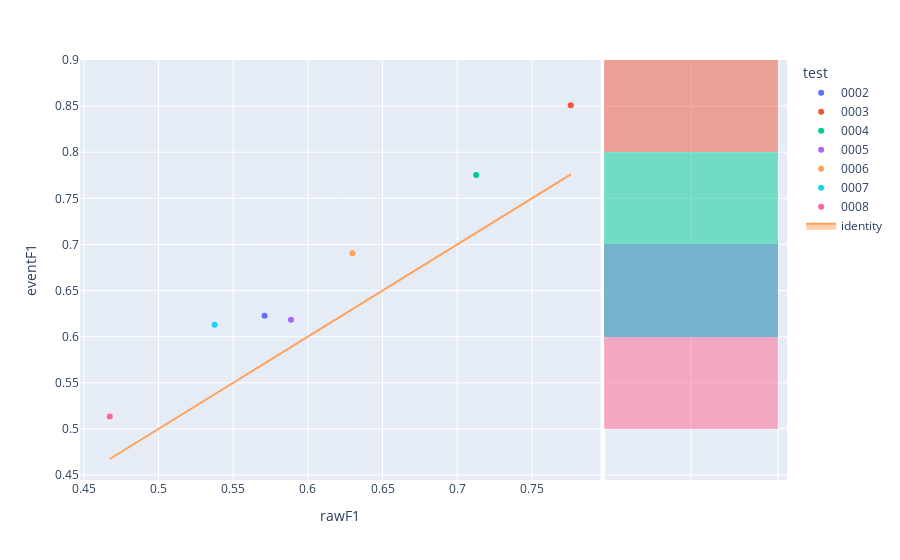

The notebook cell this image was saved under:
### Code cell
fig=px.scatter(experimentModels,x='rawF1',y='eventF1',color='test',hover_name='modelId', marginal_y="histogram")
fig.add_trace(
    go.Scatter(x=experimentModels['rawF1'], y=experimentModels['rawF1'], name="identity", mode='lines',fill="toself")
)
fig.show()

### Figure 1 — Plotly figure (JSON) as saved in the notebook; plotly's stock layout.template omitted (floating-point values rounded to 4 significant figures)
{"data": [{"hovertemplate": "<b>%{hovertext}</b><br><br>test=0002<br>rawF1=%{x}<br>eventF1=%{y}<extra></extra>", "hovertext": ["9e8c92c9-d012-4e46-a60f-74540df5103d"], "legendgroup": "0002", "marker": {"color": "#636efa", "symbol": "circle"}, "mode": "markers", "name": "0002", "orientation": "v", "showlegend": true, "type": "scatter", "x": [0.571], "xaxis": "x", "y": [0.6227], "yaxis": "y"}, {"alignmentgroup": "True", "bingroup": "y", "hovertemplate": "test=0002<br>eventF1=%{y}<br>count=%{x}<extra></extra>", "legendgroup": "0002", "marker": {"color": "#636efa"}, "name": "0002", "offsetgroup": "0002", "opacity": 0.5, "showlegend": false, "type": "histogram", "xaxis": "x2", "y": [0.6227], "yaxis": "y2"}, {"hovertemplate": "<b>%{hovertext}</b><br><br>test=0003<br>rawF1=%{x}<br>eventF1=%{y}<extra></extra>", "hovertext": ["16258fa7-20b7-495e-a32f-75aec610ef66"], "legendgroup": "0003", "marker": {"color": "#EF553B", "symbol": "circle"}, "mode": "markers", "name": "0003", "orientation": "v", "showlegend": true, "type": "scatter", "x": [0.776], "xaxis": "x", "y": [0.851], "yaxis": "y"}, {"alignmentgroup": "True", "bingroup": "y", "hovertemplate": "test=0003<br>eventF1=%{y}<br>count=%{x}<extra></extra>", "legendgroup": "0003", "marker": {"color": "#EF553B"}, "name": "0003", "offsetgroup": "0003", "opacity": 0.5, "showlegend": false, "type": "histogram", "xaxis": "x2", "y": [0.851], "yaxis": "y2"}, {"hovertemplate": "<b>%{hovertext}</b><br><br>test=0004<br>rawF1=%{x}<br>eventF1=%{y}<extra></extra>", "hovertext": ["3654a0cd-77b5-4bcf-8238-54296d7c1a27"], "legendgroup": "0004", "marker": {"color": "#00cc96", "symbol": "circle"}, "mode": "markers", "name": "0004", "orientation": "v", "showlegend": true, "type": "scatter", "x": [0.7127], "xaxis": "x", "y": [0.7752], "yaxis": "y"}, {"alignmentgroup": "True", "bingroup": "y", "hovertemplate": "test=0004<br>eventF1=%{y}<br>count=%{x}<extra></extra>", "legendgroup": "0004", "marker": {"color": "#00cc96"}, "name": "0004", "offsetgroup": "0004", "opacity": 0.5, "showlegend": false, "type": "histogram", "xaxis": "x2", "y": [0.7752], "yaxis": "y2"}, {"hovertemplate": "<b>%{hovertext}</b><br><br>test=0005<br>rawF1=%{x}<br>eventF1=%{y}<extra></extra>", "hovertext": ["8cec6075-9679-4f7b-b5c7-d6ff36147e79"], "legendgroup": "0005", "marker": {"color": "#ab63fa", "symbol": "circle"}, "mode": "markers", "name": "0005", "orientation": "v", "showlegend": true, "type": "scatter", "x": [0.5887], "xaxis": "x", "y": [0.6183], "yaxis": "y"}, {"alignmentgroup": "True", "bingroup": "y", "hovertemplate": "test=0005<br>eventF1=%{y}<br>count=%{x}<extra></extra>", "legendgroup": "0005", "marker": {"color": "#ab63fa"}, "name": "0005", "offsetgroup": "0005", "opacity": 0.5, "showlegend": false, "type": "histogram", "xaxis": "x2", "y": [0.6183], "yaxis": "y2"}, {"hovertemplate": "<b>%{hovertext}</b><br><br>test=0006<br>rawF1=%{x}<br>eventF1=%{y}<extra></extra>", "hovertext": ["5401bdbe-22c1-42a0-9740-d2921a271387"], "legendgroup": "0006", "marker": {"color": "#FFA15A", "symbol": "circle"}, "mode": "markers", "name": "0006", "orientation": "v", "showlegend": true, "type": "scatter", "x": [0.6298], "xaxis": "x", "y": [0.6905], "yaxis": "y"}, {"alignmentgroup": "True", "bingroup": "y", "hovertemplate": "test=0006<br>eventF1=%{y}<br>count=%{x}<extra></extra>", "legendgroup": "0006", "marker": {"color": "#FFA15A"}, "name": "0006", "offsetgroup": "0006", "opacity": 0.5, "showlegend": false, "type": "histogram", "xaxis": "x2", "y": [0.6905], "yaxis": "y2"}, {"hovertemplate": "<b>%{hovertext}</b><br><br>test=0007<br>rawF1=%{x}<br>eventF1=%{y}<extra></extra>", "hovertext": ["2d237bf5-9265-439a-827b-f1411cb4fc3a"], "legendgroup": "0007", "marker": {"color": "#19d3f3", "symbol": "circle"}, "mode": "markers", "name": "0007", "orientation": "v", "showlegend": true, "type": "scatter", "x": [0.5376], "xaxis": "x", "y": [0.6131], "yaxis": "y"}, {"alignmentgroup": "True", "bingroup": "y", "hovertemplate": "test=0007<br>eventF1=%{y}<br>count=%{x}<extra></extra>", "legendgroup": "0007", "marker": {"color": "#19d3f3"}, "name": "0007", "offsetgroup": "0007", "opacity": 0.5, "showlegend": false, "type": "histogram", "xaxis": "x2", "y": [0.6131], "yaxis": "y2"}, {"hovertemplate": "<b>%{hovertext}</b><br><br>test=0008<br>rawF1=%{x}<br>eventF1=%{y}<extra></extra>", "hovertext": ["8bf430c8-bbc9-4ee2-927e-75f7a5e76570"], "legendgroup": "0008", "marker": {"color": "#FF6692", "symbol": "circle"}, "mode": "markers", "name": "0008", "orientation": "v", "showlegend": true, "type": "scatter", "x": [0.4674], "xaxis": "x", "y": [0.5135], "yaxis": "y"}, {"alignmentgroup": "True", "bingroup": "y", "hovertemplate": "test=0008<br>eventF1=%{y}<br>count=%{x}<extra></extra>", "legendgroup": "0008", "marker": {"color": "#FF6692"}, "name": "0008", "offsetgroup": "0008", "opacity": 0.5, "showlegend": false, "type": "histogram", "xaxis": "x2", "y": [0.5135], "yaxis": "y2"}, {"fill": "toself", "mode": "lines", "name": "identity", "type": "scatter", "x": [0.571, 0.776, 0.7127, 0.5887, 0.6298, 0.5376, 0.4674], "y": [0.571, 0.776, 0.7127, 0.5887, 0.6298, 0.5376, 0.4674]}], "layout": {"barmode": "overlay", "legend": {"title": {"text": "test"}, "tracegroupgap": 0}, "margin": {"t": 60}, "xaxis": {"anchor": "y", "domain": [0, 0.7363], "title": {"text": "rawF1"}}, "xaxis2": {"anchor": "y2", "domain": [0.7413, 1], "matches": "x2", "showgrid": true, "showline": false, "showticklabels": false, "ticks": ""}, "yaxis": {"anchor": "x", "domain": [0, 1], "title": {"text": "eventF1"}}, "yaxis2": {"anchor": "x2", "domain": [0, 1], "matches": "y", "showgrid": true, "showticklabels": false}}}
